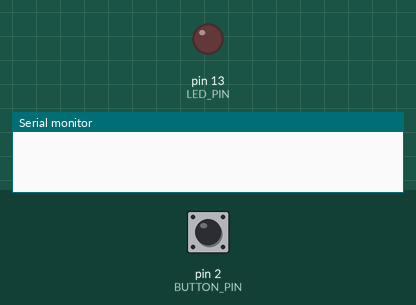
Recording of a sketch running on a simulated Arduino Uno, built with avr-gcc and run on an emulated ATmega328P. Parts: output pins drawn as LEDs (lit = HIGH), the last lines printed to the serial monitor. The inputs (shaded band) are chosen by the test bench; at power-on: pin 2 (BUTTON_PIN) HIGH.

Above: at 1.2 s.
1.3 s: pin 2 (BUTTON_PIN) pulled LOW for 0.15 s
At 2.5 s:
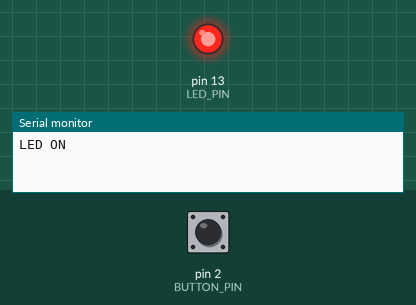
2.9 s: pin 2 (BUTTON_PIN) pulled LOW for 1 s
At 3.9 s:
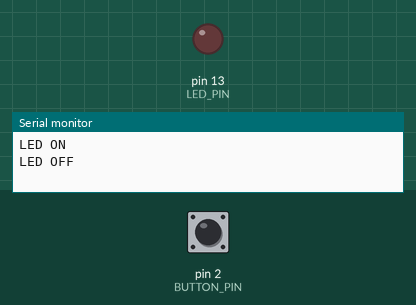
5.4 s: pin 2 (BUTTON_PIN) pulled LOW for 3.2 s
At 5.8 s:
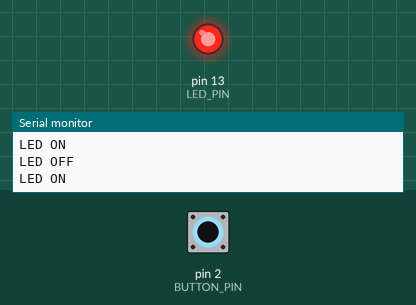
Timing chart, 0 to 8.4 s (numbered marks = the images above; inputs shaded):
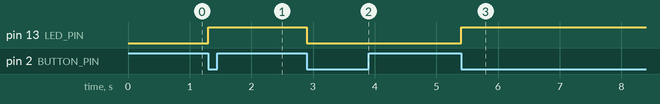

The sketch:

Wokwi_Toggle_LED.ino
```cpp
// Wokwi 시뮬레이터용: 2번 핀 버튼을 누를 때마다 13번 핀 LED 토글하기
// 버튼은 내부 풀업 사용 (안 누르면 HIGH, 누르면 LOW)
// 누르는 순간(HIGH → LOW)만 잡고, 손 뗄 때까지 기다려서 버튼 떨림(바운스) 무시
// Wokwi 버튼은 실제 버튼처럼 떨림까지 흉내 내서, 떨림 처리가 없으면 한 번 눌러도 여러 번 토글됨

const int BUTTON_PIN = 2;                   // 버튼 핀
const int LED_PIN = 13;                     // LED 핀

int lastButton = HIGH;                      // 과거값: 지난번 loop에서 읽은 버튼 값
int ledState = LOW;                         // LED 상태 (LOW=꺼짐, HIGH=켜짐)

void setup()    // 한 번만 실행
{
  Serial.begin(9600);                       // 시리얼 통신 시작
  pinMode(BUTTON_PIN, INPUT_PULLUP);        // 버튼핀을 입력모드로, 내부 풀업 저항 사용
  pinMode(LED_PIN, OUTPUT);                 // LED핀을 출력모드로
  digitalWrite(LED_PIN, ledState);          // 처음에는 LED 끄기
}

void loop()     // 무한히 반복
{
  int button = digitalRead(BUTTON_PIN);     // 현재값: 지금 버튼 값 읽기

  if (lastButton == HIGH && button == LOW)  // 안 눌림 → 눌림으로 바뀐 순간
  {
    ledState = !ledState;                   // LED 상태 뒤집기 (토글)
    digitalWrite(LED_PIN, ledState);        // LED에 반영
    Serial.println(ledState ? "LED ON" : "LED OFF");
    delay(50);                              // 누를 때 버튼 떨림 무시
    while (digitalRead(BUTTON_PIN) == LOW); // 손 뗄 때까지 기다리기
    delay(50);                              // 뗄 때 버튼 떨림 무시
    button = HIGH;                          // 이제 버튼은 떼진 상태
  }

  lastButton = button;                      // 현재값을 과거값으로 저장
}
```

Measured:
- after the input at 1.3 s, pin 13 (LED_PIN): LOW → HIGH at once
- after the input at 2.9 s, pin 13 (LED_PIN): HIGH → LOW at once
- after the input at 5.4 s, pin 13 (LED_PIN): LOW → HIGH at once
